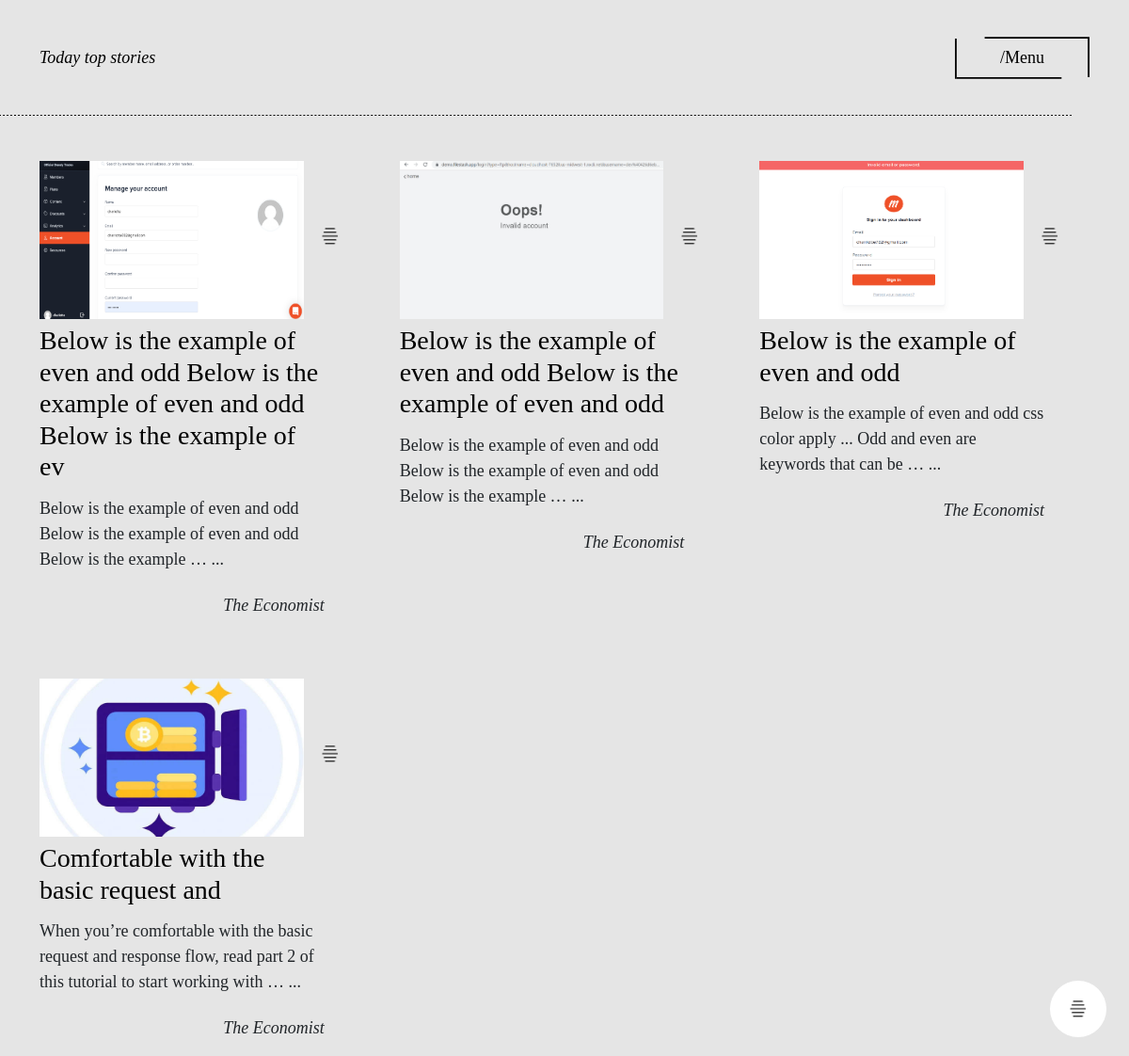
The page / on the database its author committed.
### figma/models.py (models this page shows, shortened)
class Stories (models.Model):
    title = models.CharField(max_length=100)
    image = models.ImageField()
    created_on = models.DateTimeField(auto_now=True)
    content = models.TextField()
    slug = models.SlugField(max_length=200, unique=True, null=True, blank=True)
    updated_on = models.DateTimeField(auto_now=True)
    status = models.IntegerField(choices=STATUS, default=0)
    author = models.ForeignKey(
        User, on_delete=models.CASCADE, related_name='stories_posts', blank=True, null=True)
    source = models.ForeignKey(to=SourceModel, on_delete=models.CASCADE)
    class Meta:
        ordering = ['-created_on']
    def get_absolute_url(self):
        return reverse('post_detail', kwargs={'slug': self.slug})

class SourceModel(models.Model):
    title = models.CharField(max_length=30)
    image = models.ImageField()
    description = models.TextField()
    link = models.CharField(max_length=200)
    timestamp = models.DateTimeField(auto_now=True)
    def __str__(self):
        return self.title

### figma/views.py (the view)
# urls.py: path('', indexView, name='home'),
def indexView(request):
    allstories = Stories.objects.filter(status=1).order_by('-created_on')
    context = {
        "post_list": allstories
    }
    return render(request, 'index.html', context)

### templates/index.html (shortened to what this page needs)
{% load static %}
<!DOCTYPE html>
<html lang="en">
<head>
    <link rel="stylesheet" href="https://stackpath.bootstrapcdn.com/bootstrap/4.3.1/css/bootstrap.min.css">
    <link href="https://cdn.jsdelivr.net/npm/bootstrap@5.1.3/dist/css/bootstrap.min.css" rel="stylesheet"
        >
    <link rel="stylesheet" href="{% static 'css/style.css' %}">
</head>
<body class="menu-body">
    <header class="">
        <nav class="d-flex justify-content-between align-items-center py-3 container">
            <a href="#" class="logo">
                Today top stories
            </a>
            <button class="header-menu" style="background-color: transparent;border: none;padding: 2rem 3rem;">
                /Menu
            </button>
        </nav>
    </header>
    <div class="mt-5">
        <div class="container">
            <div class="top-stories">
                {% for post in post_list %}
                <div class="stories">
                    <a href="{{ post.get_absolute_url }}">
                        <img src="{{ post.image.url }}" alt="{{post.slug}}">
                    </a>
                    <a href="{{ post.get_absolute_url }}">
                        <h3 class="title">{{ post.title|capfirst }}</h3>
                    </a>
                    <p>
                        {{ post.content|truncatewords:20}}
                        ...
                    </p>
                    <p style="align-self: flex-end; font-style: italic;">{{ post.source }}</p>
                    <div class="hamburger">
                        <button>
                            <img src="{% static '/images/hamburger.png' %}" alt="">
                        </button>
                    </div>
                </div>
                {% endfor %}
            </div>
        </div>
    </div>
    <div class="details-hamburger">
        <button id="dismiss-pop-btn-add" class="hmbbtn" type="button" style="background: #FFF; border: none;">
            <img id="hamburger-img" src="{% static '/images/hamburger.png' %}" alt="">
        </button>
    </div>
</body>
</html>

### static/css/style.css (style rules this page uses)
* { margin: 0; padding: 0; box-sizing: border-box; }
:root { --color: white; --text: black; }
body { font-size: 18px; font-family: 'sunlight'; transition: 0.8s; background: #E5E5E5; }
a { text-decoration: none; }
header { padding: 0 1rem; position: relative; }
nav { padding-right: 5.5rem; }
header::after { position: absolute; content: ''; width: 95%; bottom: 0px; background-image: url('line.png'); height: 1px; left: 0; }
.header-menu { background-image: url('menu.svg'); background-position: center; background-size: contain; background-repeat: no-repeat; font-family: 'sunmedium'; background-color: transparent; outline: none; border: none; }
.logo { color: black; font-family: 'sunbold'; font-style: italic; }
.top-stories .stories { display: flex; flex-direction: column; gap: 6px; position: relative; }
.stories p { padding-right: 3rem; }
.stories img { width: 80%; height: 168px; }
.stories h3 { font-family: 'sunmedium'; padding-right: 3rem; }
.hamburger { position: absolute; right: 33px; top: 65px; }
.hamburger img, .hamburger-two img, .details-hamburger img { height: 18px; width: 18px; }
.details-hamburger { position: fixed; bottom: 20px; right: 24px; z-index: 100; }
.hamburger button, .hamburger-two button { background: none; border: none; }
a { color: black; text-decoration: none; }
.details-hamburger button { border-radius: 50%; height: 60px; width: 60px; display: flex; align-items: center; justify-content: center; }
@media screen and (min-width: 900px) { .top-stories, .all-sources { display: grid; grid-template-columns: repeat(3, 1fr); gap: 2rem; row-gap: 3rem; } }

### rows shown on the page
Stories: image (picture), title "Below is the example of even and odd Below is the example of even and odd Below is the example of ev", content "Below is the example of even and odd Below is the example of even and odd Below is the example …", source "The Economist"
Stories: image (picture), title "Below is the example of even and odd Below is the example of even and odd", content "Below is the example of even and odd Below is the example of even and odd Below is the example …", source "The Economist"
Stories: image (picture), title "Below is the example of even and odd", content "Below is the example of even and odd css color apply ... Odd and even are keywords that can be …", source "The Economist"
Stories: image (picture), title "Comfortable with the basic request and", content "When you’re comfortable with the basic request and response flow, read part 2 of this tutorial to start working with …", source "The Economist"
